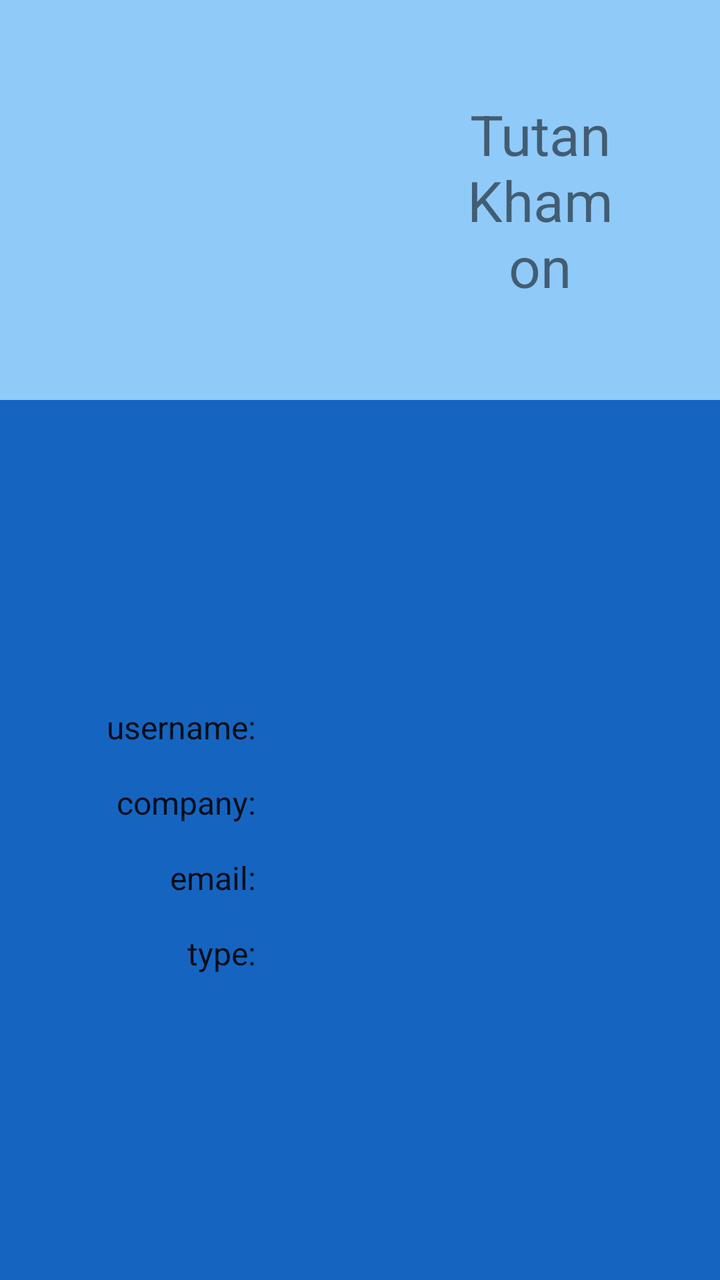
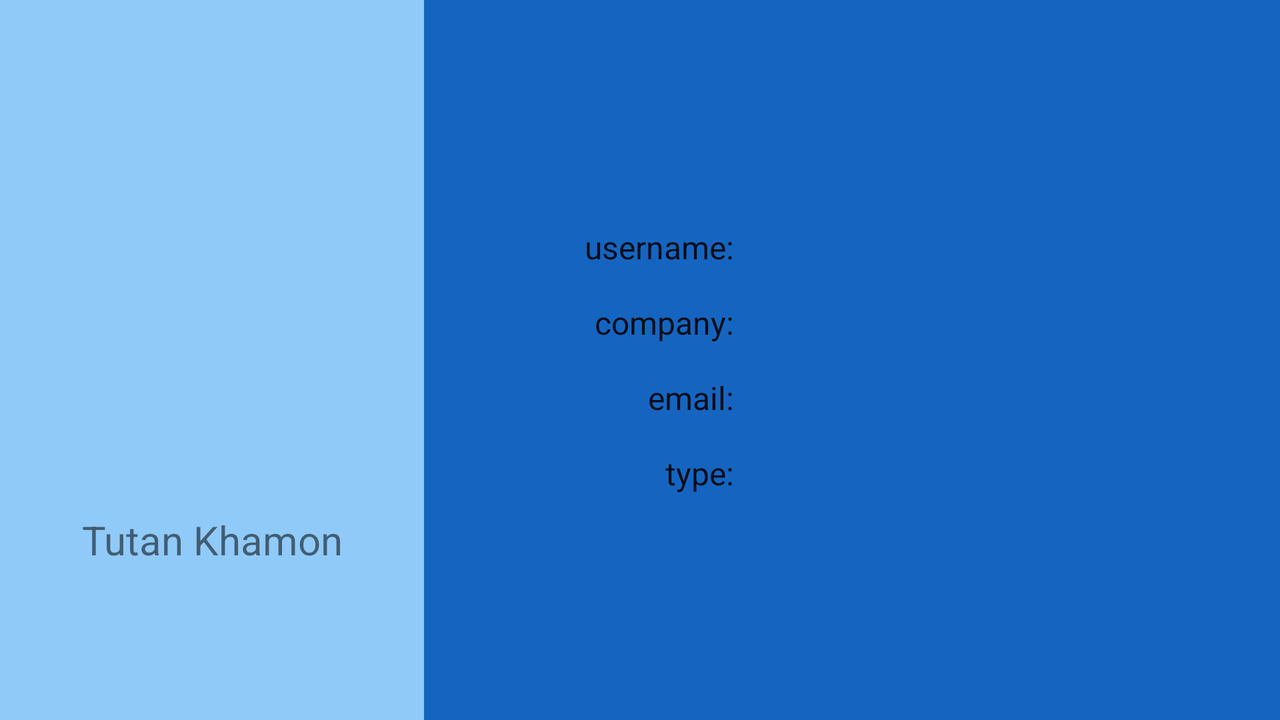

First picture: res/layout/ on a phone held upright. Second picture: the repository's own variant of that layout, on a device whose configuration matches the variant's folder. Source for both follows.
<!-- AndroidManifest.xml: application theme AppTheme -->
<!-- res/layout/activity_member.xml -->
<?xml version="1.0" encoding="utf-8"?>
<LinearLayout xmlns:android="http://schemas.android.com/apk/res/android"
    xmlns:tools="http://schemas.android.com/tools"
    android:layout_width="match_parent"
    android:layout_height="match_parent"
    android:gravity="center_horizontal"
    android:orientation="vertical">

    <LinearLayout
        android:layout_width="match_parent"
        android:layout_height="@dimen/detail_avatar_container_size"
        android:background="@color/colorAccent"
        android:gravity="center_horizontal"
        android:orientation="horizontal"
        android:padding="@dimen/padding_double">

        <ImageView
            android:id="@+id/memberAvatar"
            android:layout_width="@dimen/detail_avatar_size"
            android:layout_height="@dimen/detail_avatar_size"
            android:contentDescription="@string/contentDescription_teamMemberAvatar"
            android:src="@drawable/ic_launcher_background" />

        <TextView
            android:id="@+id/memberName"
            android:layout_width="0dp"
            android:layout_height="wrap_content"
            android:layout_weight="1"
            android:gravity="center"
            android:layout_gravity="center_vertical"
            android:layout_margin="@dimen/padding_standard"
            android:textSize="@dimen/detail_name_text_size"
            tools:text="Tutan Khamon" />

    </LinearLayout>

    <LinearLayout
        android:layout_width="match_parent"
        android:layout_height="0dp"
        android:layout_weight="1"
        android:background="@color/colorPrimary"
        android:gravity="center"
        android:orientation="vertical">

        <LinearLayout
            android:layout_width="match_parent"
            android:layout_height="wrap_content"
            android:orientation="horizontal">

            <TextView
                style="@style/member_label"
                android:text="@string/label_login" />

            <TextView
                android:id="@+id/memberLogin"
                style="@style/member_info" />

        </LinearLayout>

        <LinearLayout
            android:layout_width="match_parent"
            android:layout_height="wrap_content"
            android:orientation="horizontal">

            <TextView
                style="@style/member_label"
                android:text="@string/label_company" />

            <TextView
                android:id="@+id/memberCompany"
                style="@style/member_info" />

        </LinearLayout>

        <LinearLayout
            android:layout_width="match_parent"
            android:layout_height="wrap_content"
            android:orientation="horizontal">

            <TextView
                style="@style/member_label"
                android:text="@string/label_email" />

            <TextView
                android:id="@+id/memberEmail"
                style="@style/member_info" />

        </LinearLayout>

        <LinearLayout
            android:layout_width="match_parent"
            android:layout_height="wrap_content"
            android:orientation="horizontal">

            <TextView
                style="@style/member_label"
                android:text="@string/label_type" />

            <TextView
                android:id="@+id/memberType"
                style="@style/member_info" />

        </LinearLayout>

    </LinearLayout>

</LinearLayout>
<!-- resources referenced by this layout -->
<resources>
  <color name="colorAccent">#90CAF9</color>
  <color name="colorPrimary">#1565C0</color>
  <dimen name="detail_avatar_container_size">200dp</dimen>
  <dimen name="detail_avatar_size">180dp</dimen>
  <dimen name="detail_name_text_size">28sp</dimen>
  <dimen name="padding_double">32dp</dimen>
  <dimen name="padding_standard">16dp</dimen>
  <string name="contentDescription_teamMemberAvatar">Team member avatar</string>
  <string name="label_company">company:</string>
  <string name="label_email">email:</string>
  <string name="label_login">username:</string>
  <string name="label_type">type:</string>
  <style name="member_info" parent="AppTheme">
          <item name="android:layout_width">0dp</item>
          <item name="android:layout_height">wrap_content</item>
          <item name="android:layout_weight">3</item>
          <item name="android:textSize">@dimen/detail_text_size</item>
          <item name="android:paddingTop">@dimen/padding_half</item>
          <item name="android:paddingBottom">@dimen/padding_half</item>
          <item name="android:paddingStart">@dimen/padding_half</item>
          <item name="android:paddingEnd">@dimen/padding_standard</item>
          <item name="android:textColor">@android:color/white</item>
      </style>
  <style name="member_label" parent="AppTheme">
          <item name="android:layout_width">0dp</item>
          <item name="android:layout_height">wrap_content</item>
          <item name="android:layout_weight">2</item>
          <item name="android:gravity">end</item>
          <item name="android:textSize">@dimen/detail_text_size</item>
          <item name="android:paddingTop">@dimen/padding_half</item>
          <item name="android:paddingBottom">@dimen/padding_half</item>
          <item name="android:paddingStart">@dimen/padding_half</item>
          <item name="android:paddingEnd">@dimen/padding_standard</item>
      </style>
  <style name="AppTheme" parent="Theme.AppCompat.Light.DarkActionBar">
          
          <item name="colorPrimary">@color/colorPrimary</item>
          <item name="colorPrimaryDark">@color/colorPrimaryDark</item>
          <item name="colorAccent">@color/colorAccent</item>
      </style>
  <dimen name="detail_text_size">16sp</dimen>
  <dimen name="padding_half">8dp</dimen>
  <color name="colorPrimaryDark">#0D47A1</color>
</resources>
<!-- res/layout-land/activity_member.xml (the repository's variant of the layout above) -->
<!-- drawn on the phone turned sideways -->
<?xml version="1.0" encoding="utf-8"?>
<android.support.constraint.ConstraintLayout xmlns:android="http://schemas.android.com/apk/res/android"
    xmlns:app="http://schemas.android.com/apk/res-auto"
    xmlns:tools="http://schemas.android.com/tools"
    android:layout_width="match_parent"
    android:layout_height="match_parent">

    <LinearLayout
        android:id="@+id/memberAvatarContainer"
        android:layout_width="wrap_content"
        android:layout_height="0dp"
        android:background="@color/colorAccent"
        android:gravity="center"
        android:orientation="vertical"
        android:padding="@dimen/padding_standard"
        app:layout_constraintBottom_toBottomOf="parent"
        app:layout_constraintStart_toStartOf="parent"
        app:layout_constraintTop_toTopOf="parent">

        <ImageView
            android:id="@+id/memberAvatar"
            android:layout_width="@dimen/detail_avatar_size"
            android:layout_height="@dimen/detail_avatar_size"
            android:contentDescription="@string/contentDescription_teamMemberAvatar"
            android:src="@drawable/ic_launcher_background" />

        <TextView
            android:id="@+id/memberName"
            android:layout_width="match_parent"
            android:layout_height="wrap_content"
            android:layout_margin="@dimen/padding_standard"
            android:gravity="center"
            android:lines="3"
            android:textSize="@dimen/detail_name_text_size_smaller"
            tools:text="Tutan Khamon" />

    </LinearLayout>

    <LinearLayout
        android:layout_width="0dp"
        android:layout_height="0dp"
        android:background="@color/colorPrimary"
        android:gravity="center"
        android:orientation="vertical"
        app:layout_constraintBottom_toBottomOf="parent"
        app:layout_constraintEnd_toEndOf="parent"
        app:layout_constraintStart_toEndOf="@id/memberAvatarContainer"
        app:layout_constraintTop_toTopOf="parent"
        tools:layout_conversion_absoluteHeight="531dp"
        tools:layout_conversion_absoluteWidth="411dp">

        <LinearLayout
            android:layout_width="match_parent"
            android:layout_height="wrap_content"
            android:orientation="horizontal">

            <TextView
                style="@style/member_label"
                android:text="@string/label_login" />

            <TextView
                android:id="@+id/memberLogin"
                style="@style/member_info" />

        </LinearLayout>

        <LinearLayout
            android:id="@+id/memberCompanyContainer"
            android:layout_width="match_parent"
            android:layout_height="wrap_content"
            android:orientation="horizontal">

            <TextView
                style="@style/member_label"
                android:text="@string/label_company" />

            <TextView
                android:id="@+id/memberCompany"
                style="@style/member_info" />

        </LinearLayout>

        <LinearLayout
            android:id="@+id/memberEmailContainer"
            android:layout_width="match_parent"
            android:layout_height="wrap_content"
            android:orientation="horizontal">

            <TextView
                style="@style/member_label"
                android:text="@string/label_email" />

            <TextView
                android:id="@+id/memberEmail"
                style="@style/member_info" />

        </LinearLayout>

        <LinearLayout
            android:layout_width="match_parent"
            android:layout_height="wrap_content"
            android:orientation="horizontal">

            <TextView
                style="@style/member_label"
                android:text="@string/label_type" />

            <TextView
                android:id="@+id/memberType"
                style="@style/member_info" />

        </LinearLayout>

    </LinearLayout>

</android.support.constraint.ConstraintLayout>
<!-- resources referenced by the variant -->
<!-- as the phone turned sideways resolves them -->
<resources>
  <color name="colorAccent">#90CAF9</color>
  <color name="colorPrimary">#1565C0</color>
  <dimen name="detail_avatar_size">180dp</dimen>
  <dimen name="detail_name_text_size_smaller">20sp</dimen>
  <dimen name="padding_standard">16dp</dimen>
  <string name="contentDescription_teamMemberAvatar">Team member avatar</string>
  <string name="label_company">company:</string>
  <string name="label_email">email:</string>
  <string name="label_login">username:</string>
  <string name="label_type">type:</string>
  <style name="member_info" parent="AppTheme">
          <item name="android:layout_width">0dp</item>
          <item name="android:layout_height">wrap_content</item>
          <item name="android:layout_weight">3</item>
          <item name="android:textSize">@dimen/detail_text_size</item>
          <item name="android:paddingTop">@dimen/padding_half</item>
          <item name="android:paddingBottom">@dimen/padding_half</item>
          <item name="android:paddingStart">@dimen/padding_half</item>
          <item name="android:paddingEnd">@dimen/padding_standard</item>
          <item name="android:textColor">@android:color/white</item>
      </style>
  <style name="member_label" parent="AppTheme">
          <item name="android:layout_width">0dp</item>
          <item name="android:layout_height">wrap_content</item>
          <item name="android:layout_weight">2</item>
          <item name="android:gravity">end</item>
          <item name="android:textSize">@dimen/detail_text_size</item>
          <item name="android:paddingTop">@dimen/padding_half</item>
          <item name="android:paddingBottom">@dimen/padding_half</item>
          <item name="android:paddingStart">@dimen/padding_half</item>
          <item name="android:paddingEnd">@dimen/padding_standard</item>
      </style>
  <style name="AppTheme" parent="Theme.AppCompat.Light.DarkActionBar">
          
          <item name="colorPrimary">@color/colorPrimary</item>
          <item name="colorPrimaryDark">@color/colorPrimaryDark</item>
          <item name="colorAccent">@color/colorAccent</item>
      </style>
  <dimen name="detail_text_size">16sp</dimen>
  <dimen name="padding_half">8dp</dimen>
  <color name="colorPrimaryDark">#0D47A1</color>
</resources>
